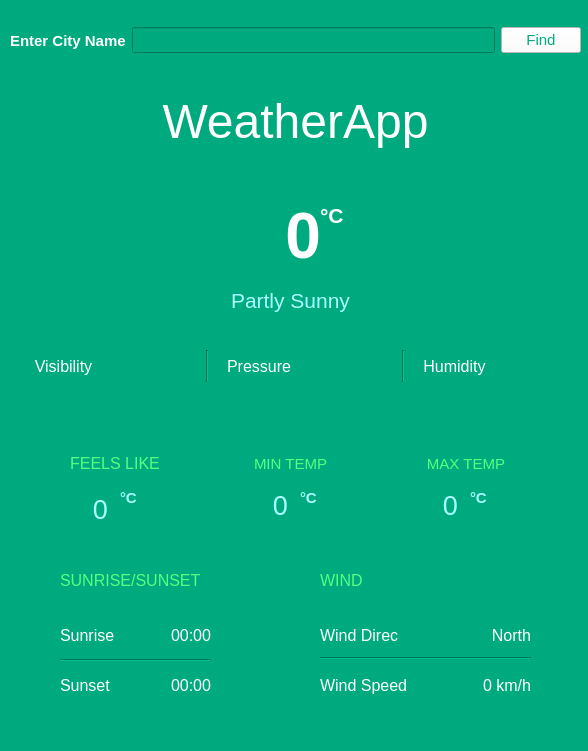
<?xml version="1.0" encoding="UTF-8"?>
<ui version="4.0">
 <class>Widget</class>
 <widget class="QWidget" name="Widget">
  <property name="geometry">
   <rect>
    <x>0</x>
    <y>0</y>
    <width>588</width>
    <height>751</height>
   </rect>
  </property>
  <property name="minimumSize">
   <size>
    <width>588</width>
    <height>751</height>
   </size>
  </property>
  <property name="maximumSize">
   <size>
    <width>588</width>
    <height>751</height>
   </size>
  </property>
  <property name="windowTitle">
   <string>WeatherApp</string>
  </property>
  <property name="windowIcon">
   <iconset theme="weather">
    <normaloff>.</normaloff>.</iconset>
  </property>
  <property name="styleSheet">
   <string notr="true">background-color: rgb(255, 85, 0);
background-color: rgb(0, 170, 127);</string>
  </property>
  <widget class="QLabel" name="temperature">
   <property name="geometry">
    <rect>
     <x>220</x>
     <y>200</y>
     <width>101</width>
     <height>71</height>
    </rect>
   </property>
   <property name="font">
    <font>
     <family>Yu Gothic UI</family>
     <pointsize>48</pointsize>
     <weight>75</weight>
     <bold>true</bold>
    </font>
   </property>
   <property name="cursor">
    <cursorShape>PointingHandCursor</cursorShape>
   </property>
   <property name="styleSheet">
    <string notr="true">color: rgb(255, 255, 255);</string>
   </property>
   <property name="text">
    <string>0</string>
   </property>
   <property name="alignment">
    <set>Qt::AlignRight|Qt::AlignTrailing|Qt::AlignVCenter</set>
   </property>
  </widget>
  <widget class="QLabel" name="weatherlabel">
   <property name="geometry">
    <rect>
     <x>0</x>
     <y>280</y>
     <width>581</width>
     <height>41</height>
    </rect>
   </property>
   <property name="font">
    <font>
     <family>Yu Gothic UI</family>
     <pointsize>16</pointsize>
     <weight>50</weight>
     <bold>false</bold>
    </font>
   </property>
   <property name="styleSheet">
    <string notr="true">color: rgb(170, 255, 255);</string>
   </property>
   <property name="text">
    <string>Partly Sunny</string>
   </property>
   <property name="alignment">
    <set>Qt::AlignCenter</set>
   </property>
  </widget>
  <widget class="QLabel" name="date">
   <property name="geometry">
    <rect>
     <x>0</x>
     <y>160</y>
     <width>591</width>
     <height>31</height>
    </rect>
   </property>
   <property name="font">
    <font>
     <family>Yu Gothic UI</family>
     <pointsize>12</pointsize>
    </font>
   </property>
   <property name="styleSheet">
    <string notr="true">color: rgb(170, 255, 255);</string>
   </property>
   <property name="text">
    <string/>
   </property>
   <property name="alignment">
    <set>Qt::AlignCenter</set>
   </property>
  </widget>
  <widget class="QLabel" name="sunrise">
   <property name="geometry">
    <rect>
     <x>60</x>
     <y>570</y>
     <width>161</width>
     <height>21</height>
    </rect>
   </property>
   <property name="font">
    <font>
     <family>Yu Gothic UI</family>
     <pointsize>12</pointsize>
    </font>
   </property>
   <property name="styleSheet">
    <string notr="true">color: rgb(85, 255, 127);</string>
   </property>
   <property name="text">
    <string>SUNRISE/SUNSET</string>
   </property>
  </widget>
  <widget class="Line" name="line_3">
   <property name="geometry">
    <rect>
     <x>60</x>
     <y>650</y>
     <width>151</width>
     <height>21</height>
    </rect>
   </property>
   <property name="font">
    <font>
     <weight>75</weight>
     <bold>true</bold>
    </font>
   </property>
   <property name="styleSheet">
    <string notr="true">color: rgb(170, 255, 255);</string>
   </property>
   <property name="orientation">
    <enum>Qt::Horizontal</enum>
   </property>
  </widget>
  <widget class="QLabel" name="wind">
   <property name="geometry">
    <rect>
     <x>320</x>
     <y>570</y>
     <width>61</width>
     <height>21</height>
    </rect>
   </property>
   <property name="font">
    <font>
     <family>Yu Gothic UI</family>
     <pointsize>12</pointsize>
    </font>
   </property>
   <property name="styleSheet">
    <string notr="true">color: rgb(85, 255, 127);</string>
   </property>
   <property name="text">
    <string>WIND</string>
   </property>
  </widget>
  <widget class="Line" name="line_4">
   <property name="geometry">
    <rect>
     <x>320</x>
     <y>650</y>
     <width>211</width>
     <height>16</height>
    </rect>
   </property>
   <property name="orientation">
    <enum>Qt::Horizontal</enum>
   </property>
  </widget>
  <widget class="QWidget" name="layoutWidget">
   <property name="geometry">
    <rect>
     <x>10</x>
     <y>20</y>
     <width>571</width>
     <height>41</height>
    </rect>
   </property>
   <layout class="QHBoxLayout" name="horizontalLayout">
    <item>
     <widget class="QLabel" name="queryLabel">
      <property name="font">
       <font>
        <family>Yu Gothic UI</family>
        <pointsize>11</pointsize>
        <weight>75</weight>
        <bold>true</bold>
       </font>
      </property>
      <property name="styleSheet">
       <string notr="true">color: rgb(255, 255, 255);</string>
      </property>
      <property name="text">
       <string>Enter City Name</string>
      </property>
     </widget>
    </item>
    <item>
     <widget class="QLineEdit" name="query">
      <property name="font">
       <font>
        <family>Yu Gothic UI</family>
        <pointsize>11</pointsize>
       </font>
      </property>
      <property name="styleSheet">
       <string notr="true">color: rgb(170, 255, 255);
border-color: rgb(255, 255, 255);</string>
      </property>
     </widget>
    </item>
    <item>
     <widget class="QPushButton" name="queryButton">
      <property name="font">
       <font>
        <family>Yu Gothic UI</family>
        <pointsize>11</pointsize>
       </font>
      </property>
      <property name="styleSheet">
       <string notr="true">background-color: rgb(255, 255, 255);
border-color: rgb(255, 255, 255);
color: rgb(0, 170, 127);</string>
      </property>
      <property name="text">
       <string>Find</string>
      </property>
     </widget>
    </item>
   </layout>
  </widget>
  <widget class="QWidget" name="layoutWidget1">
   <property name="geometry">
    <rect>
     <x>30</x>
     <y>440</y>
     <width>521</width>
     <height>47</height>
    </rect>
   </property>
   <layout class="QHBoxLayout" name="horizontalLayout_2">
    <item>
     <widget class="QLabel" name="feelsLikeTemp">
      <property name="font">
       <font>
        <family>Yu Gothic UI</family>
        <pointsize>12</pointsize>
       </font>
      </property>
      <property name="styleSheet">
       <string notr="true">color: rgb(85, 255, 127);</string>
      </property>
      <property name="text">
       <string>FEELS LIKE</string>
      </property>
      <property name="alignment">
       <set>Qt::AlignCenter</set>
      </property>
     </widget>
    </item>
    <item>
     <widget class="QLabel" name="minTemp">
      <property name="font">
       <font>
        <family>Yu Gothic UI</family>
        <pointsize>11</pointsize>
       </font>
      </property>
      <property name="styleSheet">
       <string notr="true">color: rgb(85, 255, 127);</string>
      </property>
      <property name="text">
       <string>MIN TEMP</string>
      </property>
      <property name="alignment">
       <set>Qt::AlignCenter</set>
      </property>
     </widget>
    </item>
    <item>
     <widget class="QLabel" name="maxTemp">
      <property name="font">
       <font>
        <family>Yu Gothic UI</family>
        <pointsize>11</pointsize>
       </font>
      </property>
      <property name="styleSheet">
       <string notr="true">color: rgb(85, 255, 127);</string>
      </property>
      <property name="text">
       <string>MAX TEMP</string>
      </property>
      <property name="alignment">
       <set>Qt::AlignCenter</set>
      </property>
     </widget>
    </item>
   </layout>
  </widget>
  <widget class="QWidget" name="layoutWidget2">
   <property name="geometry">
    <rect>
     <x>60</x>
     <y>620</y>
     <width>151</width>
     <height>30</height>
    </rect>
   </property>
   <property name="styleSheet">
    <string notr="true">color: rgb(255, 255, 255);</string>
   </property>
   <layout class="QHBoxLayout" name="horizontalLayout_9">
    <item>
     <widget class="QLabel" name="rise">
      <property name="font">
       <font>
        <family>Yu Gothic UI</family>
        <pointsize>12</pointsize>
        <weight>50</weight>
        <bold>false</bold>
       </font>
      </property>
      <property name="styleSheet">
       <string notr="true">color: rgb(255, 255, 255);</string>
      </property>
      <property name="text">
       <string>Sunrise</string>
      </property>
     </widget>
    </item>
    <item>
     <widget class="QLabel" name="sunriseValue">
      <property name="font">
       <font>
        <family>Yu Gothic UI</family>
        <pointsize>12</pointsize>
       </font>
      </property>
      <property name="styleSheet">
       <string notr="true">color: rgb(255, 255, 255);</string>
      </property>
      <property name="text">
       <string>00:00</string>
      </property>
      <property name="alignment">
       <set>Qt::AlignRight|Qt::AlignTrailing|Qt::AlignVCenter</set>
      </property>
     </widget>
    </item>
   </layout>
  </widget>
  <widget class="QWidget" name="layoutWidget3">
   <property name="geometry">
    <rect>
     <x>20</x>
     <y>350</y>
     <width>571</width>
     <height>32</height>
    </rect>
   </property>
   <layout class="QHBoxLayout" name="horizontalLayout_8">
    <item>
     <layout class="QHBoxLayout" name="horizontalLayout_5">
      <item>
       <widget class="QLabel" name="visibility">
        <property name="font">
         <font>
          <family>Yu Gothic UI</family>
          <pointsize>12</pointsize>
         </font>
        </property>
        <property name="styleSheet">
         <string notr="true">color: rgb(255, 255, 255);</string>
        </property>
        <property name="text">
         <string>Visibility</string>
        </property>
        <property name="alignment">
         <set>Qt::AlignCenter</set>
        </property>
       </widget>
      </item>
      <item>
       <widget class="QLabel" name="visibilityValue">
        <property name="font">
         <font>
          <family>Yu Gothic UI</family>
          <pointsize>12</pointsize>
         </font>
        </property>
        <property name="styleSheet">
         <string notr="true">color: rgb(255, 255, 255);</string>
        </property>
        <property name="text">
         <string/>
        </property>
        <property name="alignment">
         <set>Qt::AlignCenter</set>
        </property>
       </widget>
      </item>
     </layout>
    </item>
    <item>
     <widget class="Line" name="line">
      <property name="font">
       <font>
        <weight>75</weight>
        <bold>true</bold>
       </font>
      </property>
      <property name="styleSheet">
       <string notr="true">color: rgb(85, 255, 127);</string>
      </property>
      <property name="orientation">
       <enum>Qt::Vertical</enum>
      </property>
     </widget>
    </item>
    <item>
     <layout class="QHBoxLayout" name="horizontalLayout_6">
      <item>
       <widget class="QLabel" name="pressure">
        <property name="font">
         <font>
          <family>Yu Gothic UI</family>
          <pointsize>12</pointsize>
         </font>
        </property>
        <property name="styleSheet">
         <string notr="true">color: rgb(255, 255, 255);</string>
        </property>
        <property name="text">
         <string>Pressure</string>
        </property>
        <property name="alignment">
         <set>Qt::AlignCenter</set>
        </property>
       </widget>
      </item>
      <item>
       <widget class="QLabel" name="pressurevalue">
        <property name="font">
         <font>
          <family>Yu Gothic UI</family>
          <pointsize>12</pointsize>
         </font>
        </property>
        <property name="styleSheet">
         <string notr="true">color: rgb(255, 255, 255);</string>
        </property>
        <property name="text">
         <string/>
        </property>
        <property name="alignment">
         <set>Qt::AlignCenter</set>
        </property>
       </widget>
      </item>
     </layout>
    </item>
    <item>
     <widget class="Line" name="line_2">
      <property name="font">
       <font>
        <pointsize>10</pointsize>
        <weight>75</weight>
        <bold>true</bold>
       </font>
      </property>
      <property name="styleSheet">
       <string notr="true">color: rgb(85, 255, 127);</string>
      </property>
      <property name="orientation">
       <enum>Qt::Vertical</enum>
      </property>
     </widget>
    </item>
    <item>
     <layout class="QHBoxLayout" name="horizontalLayout_7">
      <item>
       <widget class="QLabel" name="humidity">
        <property name="font">
         <font>
          <family>Yu Gothic UI</family>
          <pointsize>12</pointsize>
         </font>
        </property>
        <property name="styleSheet">
         <string notr="true">color: rgb(255, 255, 255);</string>
        </property>
        <property name="text">
         <string>Humidity</string>
        </property>
        <property name="alignment">
         <set>Qt::AlignCenter</set>
        </property>
       </widget>
      </item>
      <item>
       <widget class="QLabel" name="humidityValue">
        <property name="font">
         <font>
          <family>Yu Gothic UI</family>
          <pointsize>12</pointsize>
         </font>
        </property>
        <property name="styleSheet">
         <string notr="true">color: rgb(255, 255, 255);</string>
        </property>
        <property name="text">
         <string/>
        </property>
        <property name="alignment">
         <set>Qt::AlignCenter</set>
        </property>
       </widget>
      </item>
     </layout>
    </item>
   </layout>
  </widget>
  <widget class="QWidget" name="layoutWidget4">
   <property name="geometry">
    <rect>
     <x>0</x>
     <y>80</y>
     <width>591</width>
     <height>83</height>
    </rect>
   </property>
   <property name="font">
    <font>
     <pointsize>36</pointsize>
     <weight>50</weight>
     <bold>false</bold>
    </font>
   </property>
   <layout class="QHBoxLayout" name="horizontalLayout_4">
    <item>
     <widget class="QLabel" name="location">
      <property name="font">
       <font>
        <family>Yu Gothic UI</family>
        <pointsize>36</pointsize>
        <weight>50</weight>
        <bold>false</bold>
       </font>
      </property>
      <property name="styleSheet">
       <string notr="true">color: rgb(255, 255, 255);</string>
      </property>
      <property name="text">
       <string>WeatherApp</string>
      </property>
      <property name="alignment">
       <set>Qt::AlignCenter</set>
      </property>
     </widget>
    </item>
   </layout>
  </widget>
  <widget class="QWidget" name="layoutWidget5">
   <property name="geometry">
    <rect>
     <x>60</x>
     <y>670</y>
     <width>151</width>
     <height>30</height>
    </rect>
   </property>
   <property name="styleSheet">
    <string notr="true">color: rgb(255, 255, 255);</string>
   </property>
   <layout class="QHBoxLayout" name="horizontalLayout_10">
    <item>
     <widget class="QLabel" name="set">
      <property name="font">
       <font>
        <family>Yu Gothic UI</family>
        <pointsize>12</pointsize>
       </font>
      </property>
      <property name="styleSheet">
       <string notr="true">color: rgb(255, 255, 255);</string>
      </property>
      <property name="text">
       <string>Sunset</string>
      </property>
     </widget>
    </item>
    <item>
     <widget class="QLabel" name="sunsetValue">
      <property name="font">
       <font>
        <family>Yu Gothic UI</family>
        <pointsize>12</pointsize>
       </font>
      </property>
      <property name="styleSheet">
       <string notr="true">color: rgb(255, 255, 255);</string>
      </property>
      <property name="text">
       <string>00:00</string>
      </property>
      <property name="alignment">
       <set>Qt::AlignRight|Qt::AlignTrailing|Qt::AlignVCenter</set>
      </property>
     </widget>
    </item>
   </layout>
  </widget>
  <widget class="QWidget" name="layoutWidget6">
   <property name="geometry">
    <rect>
     <x>320</x>
     <y>670</y>
     <width>211</width>
     <height>30</height>
    </rect>
   </property>
   <layout class="QHBoxLayout" name="horizontalLayout_11">
    <item>
     <widget class="QLabel" name="windSpeed">
      <property name="font">
       <font>
        <family>Yu Gothic UI</family>
        <pointsize>12</pointsize>
       </font>
      </property>
      <property name="styleSheet">
       <string notr="true">color: rgb(255, 255, 255);</string>
      </property>
      <property name="text">
       <string>Wind Speed</string>
      </property>
     </widget>
    </item>
    <item>
     <widget class="QLabel" name="windSpeedValue">
      <property name="font">
       <font>
        <family>Yu Gothic UI</family>
        <pointsize>12</pointsize>
       </font>
      </property>
      <property name="styleSheet">
       <string notr="true">color: rgb(255, 255, 255);</string>
      </property>
      <property name="text">
       <string>0 km/h</string>
      </property>
      <property name="alignment">
       <set>Qt::AlignRight|Qt::AlignTrailing|Qt::AlignVCenter</set>
      </property>
     </widget>
    </item>
   </layout>
  </widget>
  <widget class="QWidget" name="layoutWidget7">
   <property name="geometry">
    <rect>
     <x>320</x>
     <y>620</y>
     <width>211</width>
     <height>30</height>
    </rect>
   </property>
   <layout class="QHBoxLayout" name="horizontalLayout_12">
    <item>
     <widget class="QLabel" name="windDir">
      <property name="font">
       <font>
        <family>Yu Gothic UI</family>
        <pointsize>12</pointsize>
       </font>
      </property>
      <property name="styleSheet">
       <string notr="true">color: rgb(255, 255, 255);</string>
      </property>
      <property name="text">
       <string>Wind Direc</string>
      </property>
     </widget>
    </item>
    <item>
     <widget class="QLabel" name="windDirValue">
      <property name="font">
       <font>
        <family>Yu Gothic UI</family>
        <pointsize>12</pointsize>
       </font>
      </property>
      <property name="styleSheet">
       <string notr="true">color: rgb(255, 255, 255);</string>
      </property>
      <property name="text">
       <string>North</string>
      </property>
      <property name="alignment">
       <set>Qt::AlignRight|Qt::AlignTrailing|Qt::AlignVCenter</set>
      </property>
     </widget>
    </item>
   </layout>
  </widget>
  <widget class="QLabel" name="celciusTemp">
   <property name="geometry">
    <rect>
     <x>320</x>
     <y>200</y>
     <width>51</width>
     <height>31</height>
    </rect>
   </property>
   <property name="font">
    <font>
     <family>Yu Gothic UI</family>
     <pointsize>16</pointsize>
     <weight>75</weight>
     <bold>true</bold>
    </font>
   </property>
   <property name="styleSheet">
    <string notr="true">color:rgb(255,255,255);</string>
   </property>
   <property name="text">
    <string>°C</string>
   </property>
  </widget>
  <widget class="QLabel" name="feelsLikeTempValue">
   <property name="geometry">
    <rect>
     <x>80</x>
     <y>494</y>
     <width>41</width>
     <height>31</height>
    </rect>
   </property>
   <property name="font">
    <font>
     <family>Yu Gothic UI</family>
     <pointsize>20</pointsize>
    </font>
   </property>
   <property name="styleSheet">
    <string notr="true">color: rgb(170, 255, 255);</string>
   </property>
   <property name="text">
    <string>0</string>
   </property>
   <property name="alignment">
    <set>Qt::AlignCenter</set>
   </property>
  </widget>
  <widget class="QLabel" name="celciusFeelLike">
   <property name="geometry">
    <rect>
     <x>120</x>
     <y>490</y>
     <width>21</width>
     <height>16</height>
    </rect>
   </property>
   <property name="font">
    <font>
     <family>Yu Gothic UI</family>
     <pointsize>11</pointsize>
     <weight>75</weight>
     <bold>true</bold>
    </font>
   </property>
   <property name="styleSheet">
    <string notr="true">color: rgb(170, 255, 255);</string>
   </property>
   <property name="text">
    <string>°C</string>
   </property>
  </widget>
  <widget class="QLabel" name="maxTempValue">
   <property name="geometry">
    <rect>
     <x>430</x>
     <y>490</y>
     <width>41</width>
     <height>31</height>
    </rect>
   </property>
   <property name="font">
    <font>
     <family>Yu Gothic UI</family>
     <pointsize>20</pointsize>
    </font>
   </property>
   <property name="styleSheet">
    <string notr="true">color: rgb(170, 255, 255);</string>
   </property>
   <property name="text">
    <string>0</string>
   </property>
   <property name="alignment">
    <set>Qt::AlignCenter</set>
   </property>
  </widget>
  <widget class="QLabel" name="celciusMaxTemp">
   <property name="geometry">
    <rect>
     <x>470</x>
     <y>490</y>
     <width>21</width>
     <height>16</height>
    </rect>
   </property>
   <property name="font">
    <font>
     <family>Yu Gothic UI</family>
     <pointsize>11</pointsize>
     <weight>75</weight>
     <bold>true</bold>
    </font>
   </property>
   <property name="styleSheet">
    <string notr="true">color: rgb(170, 255, 255);</string>
   </property>
   <property name="text">
    <string>°C</string>
   </property>
  </widget>
  <widget class="QLabel" name="minTempValue">
   <property name="geometry">
    <rect>
     <x>260</x>
     <y>490</y>
     <width>41</width>
     <height>31</height>
    </rect>
   </property>
   <property name="font">
    <font>
     <family>Yu Gothic UI</family>
     <pointsize>20</pointsize>
    </font>
   </property>
   <property name="styleSheet">
    <string notr="true">color: rgb(170, 255, 255);</string>
   </property>
   <property name="text">
    <string>0</string>
   </property>
   <property name="alignment">
    <set>Qt::AlignCenter</set>
   </property>
  </widget>
  <widget class="QLabel" name="celciusMinTemp">
   <property name="geometry">
    <rect>
     <x>300</x>
     <y>490</y>
     <width>21</width>
     <height>16</height>
    </rect>
   </property>
   <property name="font">
    <font>
     <family>Yu Gothic UI</family>
     <pointsize>11</pointsize>
     <weight>75</weight>
     <bold>true</bold>
    </font>
   </property>
   <property name="styleSheet">
    <string notr="true">color: rgb(170, 255, 255);</string>
   </property>
   <property name="text">
    <string>°C</string>
   </property>
  </widget>
 </widget>
 <resources/>
 <connections/>
</ui>
